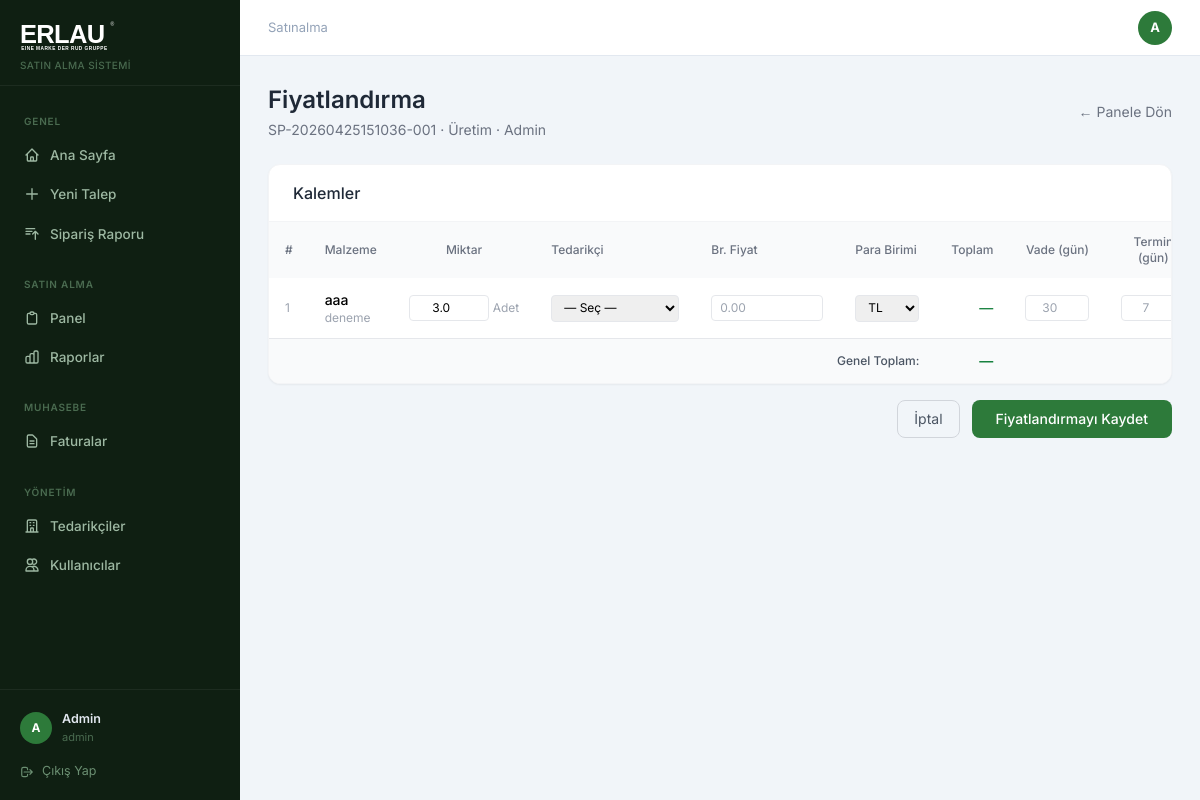
/satinalma/fiyatlandir/1 (signed in), run on the app's committed database.
### app/models.py (models this page shows)
class User(db.Model, UserMixin):
    id = db.Column(db.Integer, primary_key=True)
    name = db.Column(db.String(100), nullable=False)
    email = db.Column(db.String(120), unique=True, nullable=False)
    password = db.Column(db.String(200), nullable=False)
    role = db.Column(db.String(20), default='personel')
    department_id = db.Column(db.Integer, db.ForeignKey('department.id'), index=True)
    created_at = db.Column(db.DateTime, default=datetime.utcnow, index=True)
    is_active = db.Column(db.Boolean, default=True)
    unvan = db.Column(db.String(100))
    telefon = db.Column(db.String(20))
    dogum_tarihi = db.Column(db.Date)
    unvan_pdf_goster = db.Column(db.Boolean, default=False)
    son_giris = db.Column(db.DateTime)
    sifre_degisim_tarihi = db.Column(db.DateTime)
    tablet_pin = db.Column(db.String(6))
    bildirim_email = db.Column(db.Boolean, default=True)
    talepler = db.relationship('TalepFormu', backref='talep_eden', lazy=True)

class Department(db.Model):
    id = db.Column(db.Integer, primary_key=True)
    name = db.Column(db.String(100), nullable=False, unique=True)
    users = db.relationship('User', backref='department', lazy=True)

class TalepFormu(db.Model):
    id = db.Column(db.Integer, primary_key=True)
    siparis_no = db.Column(db.String(50), unique=True, nullable=False, index=True)
    talep_eden_id = db.Column(db.Integer, db.ForeignKey('user.id'), index=True)
    department_id = db.Column(db.Integer, db.ForeignKey('department.id'), index=True)
    durum = db.Column(db.String(30), default='bekliyor', index=True)
    yolda_tarihi = db.Column(db.DateTime)
    created_at = db.Column(db.DateTime, default=datetime.utcnow, index=True)
    updated_at = db.Column(db.DateTime, default=datetime.utcnow, onupdate=datetime.utcnow)
    kalemler = db.relationship('TalepKalem', backref='talep', lazy=True, cascade='all, delete-orphan')
    department = db.relationship('Department', foreign_keys=[department_id])

class TalepKalem(db.Model):
    id = db.Column(db.Integer, primary_key=True)
    talep_id = db.Column(db.Integer, db.ForeignKey('talep_formu.id'), index=True)
    malzeme_adi = db.Column(db.String(200), nullable=False, index=True)
    marka_model = db.Column(db.String(200))
    malzeme_turu = db.Column(db.String(50), index=True)
    birim = db.Column(db.String(20))
    miktar = db.Column(db.Float)
    hedef = db.Column(db.String(20), default='siparis')
    kullanim_amaci = db.Column(db.String(100))
    kullanilan_alan = db.Column(db.String(50))
    proje_makine = db.Column(db.String(200))
    kw = db.Column(db.String(10))
    aciklama = db.Column(db.Text)
    teknik_resim_kodu = db.Column(db.String(100))
    standart = db.Column(db.String(100))
    br_fiyat = db.Column(db.Float)
    toplam_fiyat = db.Column(db.Float)
    para_birimi = db.Column(db.String(10))
    vade_gun = db.Column(db.Integer)
    termin_gun = db.Column(db.Integer)
    tedarikci_id = db.Column(db.Integer, db.ForeignKey('tedarikci.id'))
    tedarikci = db.relationship('Tedarikci', foreign_keys=[tedarikci_id])
    son_alinma_tarihi = db.Column(db.DateTime)
    son_siparis_no = db.Column(db.String(50))

### app/routes.py (the view, shortened to what this page needs)
@satin_alma.route('/fiyatlandir/<int:talep_id>', methods=['GET', 'POST'])
@login_required
@role_required('satinalma', 'admin')
def fiyatlandir(talep_id):
    talep = db.get_or_404(TalepFormu, talep_id)
    tedarikciler = Tedarikci.query.filter_by(is_active=True).order_by(Tedarikci.name).all()
    return render_template('fiyatlandir.html', talep=talep, tedarikciler=tedarikciler)

### app/templates/fiyatlandir.html (shortened to what this page needs)
{% extends 'base.html' %}
{% block content %}
<div class="flex items-center justify-between mb-6">
  <div>
    <h1 class="text-2xl font-semibold text-gray-800">Fiyatlandırma</h1>
    <p class="text-sm text-gray-500 mt-1">{{ talep.siparis_no }} · {{ talep.department.name if talep.department else '-' }} · {{ talep.talep_eden.name if talep.talep_eden else '-' }}</p>
  </div>
  <a href="{{ url_for('satin_alma.panel') }}" class="text-sm text-gray-500 hover:underline">← Panele Dön</a>
</div>
<form method="POST">
  <div class="bg-white rounded-xl border border-gray-100 shadow-sm overflow-hidden mb-4">
    <div class="px-6 py-4 border-b border-gray-100">
      <h2 class="font-medium text-gray-800">Kalemler</h2>
    </div>
    <div class="overflow-x-auto">
      <table class="w-full text-sm">
        <thead class="bg-gray-50">
          <tr>
            <th class="px-4 py-3 text-left text-xs font-medium text-gray-500 w-6">#</th>
            <th class="px-4 py-3 text-left text-xs font-medium text-gray-500">Malzeme</th>
            <th class="px-4 py-3 text-center text-xs font-medium text-gray-500">Miktar</th>
            <th class="px-4 py-3 text-left text-xs font-medium text-gray-500">Tedarikçi</th>
            <th class="px-4 py-3 text-left text-xs font-medium text-gray-500">Br. Fiyat</th>
            <th class="px-4 py-3 text-left text-xs font-medium text-gray-500">Para Birimi</th>
            <th class="px-4 py-3 text-right text-xs font-medium text-gray-500">Toplam</th>
            <th class="px-4 py-3 text-center text-xs font-medium text-gray-500">Vade (gün)</th>
            <th class="px-4 py-3 text-center text-xs font-medium text-gray-500">Termin (gün)</th>
          </tr>
        </thead>
        <tbody class="divide-y divide-gray-100">
          {% for kalem in talep.kalemler %}
          <tr class="hover:bg-gray-50">
            <td class="px-4 py-3 text-gray-400 text-xs">{{ loop.index }}</td>
            <td class="px-4 py-3">
              <p class="font-medium">{{ kalem.malzeme_adi }}</p>
              <p class="text-xs text-gray-400">{{ kalem.marka_model or '' }}</p>
            </td>
            <td class="px-4 py-3 text-center">
              <div class="flex items-center justify-center gap-1">
                <input type="number" step="0.001" min="0.001" name="kalem_{{ kalem.id }}_miktar"
                  value="{{ kalem.miktar or '' }}"
                  class="w-20 border border-gray-200 rounded px-2 py-1 text-xs text-center"
                  oninput="hesapla({{ kalem.id }})">
                <span class="text-xs text-gray-400">{{ kalem.birim }}</span>
              </div>
            </td>
            <td class="px-4 py-3">
              <select name="kalem_{{ kalem.id }}_tedarikci_id" class="w-full border border-gray-200 rounded px-2 py-1 text-xs min-w-32">
                <option value="">— Seç —</option>
              </select>
            </td>
            <td class="px-4 py-3">
              <input type="number" step="0.01" name="kalem_{{ kalem.id }}_br_fiyat"
                value="{{ kalem.br_fiyat or '' }}"
                class="w-28 border border-gray-200 rounded px-2 py-1 text-xs"
                placeholder="0.00"
                oninput="hesapla({{ kalem.id }})">
            </td>
            <td class="px-4 py-3">
              <select name="kalem_{{ kalem.id }}_para_birimi" class="border border-gray-200 rounded px-2 py-1 text-xs">
                <option {% if kalem.para_birimi == 'TL' or not kalem.para_birimi %}selected{% endif %}>TL</option>
              </select>
            </td>
            <td class="px-4 py-3 text-right font-medium text-green-700" id="toplam_{{ kalem.id }}">
              {% if kalem.toplam_fiyat %}{{ "%.2f"|format(kalem.toplam_fiyat) }}{% else %}—{% endif %}
            </td>
            <td class="px-4 py-3 text-center">
              <input type="number" name="kalem_{{ kalem.id }}_vade_gun"
                value="{{ kalem.vade_gun or '' }}"
                class="w-16 border border-gray-200 rounded px-2 py-1 text-xs text-center"
                placeholder="30">
            </td>
            <td class="px-4 py-3 text-center">
              <input type="number" name="kalem_{{ kalem.id }}_termin_gun"
                value="{{ kalem.termin_gun or '' }}"
                class="w-16 border border-gray-200 rounded px-2 py-1 text-xs text-center"
                placeholder="7">
            </td>
          </tr>
          {% endfor %}
        </tbody>
        <tfoot class="bg-gray-50 border-t border-gray-200">
          <tr>
            <td colspan="6" class="px-4 py-3 text-right text-xs font-medium text-gray-600">Genel Toplam:</td>
            <td class="px-4 py-3 text-right font-semibold text-green-700" id="genel_toplam">
              {% set toplam = namespace(val=0) %}
              {% for kalem in talep.kalemler %}{% if kalem.toplam_fiyat %}{% set toplam.val = toplam.val + kalem.toplam_fiyat %}{% endif %}{% endfor %}
              {% if toplam.val > 0 %}{{ "%.2f"|format(toplam.val) }}{% else %}—{% endif %}
            </td>
            <td colspan="2"></td>
          </tr>
        </tfoot>
      </table>
    </div>
  </div>
  <div class="flex justify-end gap-3">
    <a href="{{ url_for('satin_alma.panel') }}" class="px-4 py-2 border border-gray-300 rounded-lg text-sm text-gray-600 hover:bg-gray-50">İptal</a>
    <button type="submit" class="erlau-green text-white px-6 py-2 rounded-lg text-sm font-medium hover:opacity-90">Fiyatlandırmayı Kaydet</button>
  </div>
</form>
{% endblock %}

### app/templates/base.html (shortened to what this page needs)
<!DOCTYPE html>
<html lang="tr">
<head>
<script src="https://cdn.tailwindcss.com"></script>
</head>
<body>
{% if current_user.is_authenticated %}
<div style="display:flex">
  <aside class="sidebar" style="position:sticky;top:0;height:100vh;overflow-y:auto;display:flex;flex-direction:column">
    <div style="padding:20px 20px 12px;border-bottom:1px solid rgba(255,255,255,.06)">
      <img src="{{ url_for('static', filename='logo.svg') }}" alt="Erlau" style="height:32px;filter:brightness(0) invert(1)">
      <p style="font-size:10px;color:#4a6b50;margin-top:6px;font-weight:500;letter-spacing:.04em">SATIN ALMA SİSTEMİ</p>
    </div>
    <nav style="padding:12px 0;flex:1">
      <div class="sidebar-section">Genel</div>
      <a href="{{ url_for('main.dashboard') }}" class="sidebar-link {% if request.endpoint == 'main.dashboard' %}active{% endif %}">
        <svg fill="none" stroke="currentColor" viewBox="0 0 24 24"><path stroke-linecap="round" stroke-linejoin="round" stroke-width="2" d="M3 12l2-2m0 0l7-7 7 7M5 10v10a1 1 0 001 1h3m10-11l2 2m-2-2v10a1 1 0 01-1 1h-3m-6 0a1 1 0 001-1v-4a1 1 0 011-1h2a1 1 0 011 1v4a1 1 0 001 1m-6 0h6"/></svg>
        Ana Sayfa
      </a>
      <a href="{{ url_for('main.yeni_talep') }}" class="sidebar-link {% if request.endpoint == 'main.yeni_talep' %}active{% endif %}">
        <svg fill="none" stroke="currentColor" viewBox="0 0 24 24"><path stroke-linecap="round" stroke-linejoin="round" stroke-width="2" d="M12 4v16m8-8H4"/></svg>
        Yeni Talep
      </a>
      <a href="{{ url_for('satin_alma.siparis_raporu') }}" class="sidebar-link {% if request.endpoint == 'satin_alma.siparis_raporu' %}active{% endif %}">
        <svg fill="none" stroke="currentColor" viewBox="0 0 24 24"><path stroke-linecap="round" stroke-linejoin="round" stroke-width="2" d="M3 4h13M3 8h9m-9 4h6m4 0l4-4m0 0l4 4m-4-4v12"/></svg>
        Sipariş Raporu
      </a>
      {% if current_user.role in ['satinalma', 'admin', 'gm'] %}
      <div class="sidebar-section" style="margin-top:8px">Satın Alma</div>
      <a href="{{ url_for('satin_alma.panel') }}" class="sidebar-link {% if request.endpoint == 'satin_alma.panel' %}active{% endif %}">
        <svg fill="none" stroke="currentColor" viewBox="0 0 24 24"><path stroke-linecap="round" stroke-linejoin="round" stroke-width="2" d="M9 5H7a2 2 0 00-2 2v12a2 2 0 002 2h10a2 2 0 002-2V7a2 2 0 00-2-2h-2M9 5a2 2 0 002 2h2a2 2 0 002-2M9 5a2 2 0 012-2h2a2 2 0 012 2"/></svg>
        Panel
      </a>
      <a href="{{ url_for('satin_alma.raporlar') }}" class="sidebar-link {% if request.endpoint == 'satin_alma.raporlar' %}active{% endif %}">
        Raporlar
      </a>
      {% endif %}
      {% if current_user.role in ['muhasebe', 'satinalma', 'admin'] %}
      <div class="sidebar-section" style="margin-top:8px">Muhasebe</div>
      <a href="{{ url_for('muhasebe.fatura_listesi') }}" class="sidebar-link {% if request.endpoint and 'muhasebe' in request.endpoint %}active{% endif %}">
        <svg fill="none" stroke="currentColor" viewBox="0 0 24 24"><path stroke-linecap="round" stroke-linejoin="round" stroke-width="2" d="M9 12h6m-6 4h6m2 5H7a2 2 0 01-2-2V5a2 2 0 012-2h5.586a1 1 0 01.707.293l5.414 5.414a1 1 0 01.293.707V19a2 2 0 01-2 2z"/></svg>
        Faturalar
      </a>
      {% endif %}
      {% if current_user.role in ['admin', 'satinalma'] %}
      <div class="sidebar-section" style="margin-top:8px">Yönetim</div>
      <a href="{{ url_for('admin.tedarikci_listesi') }}" class="sidebar-link {% if request.endpoint == 'admin.tedarikci_listesi' %}active{% endif %}">
        <svg fill="none" stroke="currentColor" viewBox="0 0 24 24"><path stroke-linecap="round" stroke-linejoin="round" stroke-width="2" d="M19 21V5a2 2 0 00-2-2H7a2 2 0 00-2 2v16m14 0h2m-2 0h-5m-9 0H3m2 0h5M9 7h1m-1 4h1m4-4h1m-1 4h1m-5 10v-5a1 1 0 011-1h2a1 1 0 011 1v5m-4 0h4"/></svg>
        Tedarikçiler
      </a>
      {% endif %}
      {% if current_user.role == 'admin' %}
      <a href="{{ url_for('admin.kullanicilar') }}" class="sidebar-link {% if request.endpoint == 'admin.kullanicilar' %}active{% endif %}">
        <svg fill="none" stroke="currentColor" viewBox="0 0 24 24"><path stroke-linecap="round" stroke-linejoin="round" stroke-width="2" d="M12 4.354a4 4 0 110 5.292M15 21H3v-1a6 6 0 0112 0v1zm0 0h6v-1a6 6 0 00-9-5.197M13 7a4 4 0 11-8 0 4 4 0 018 0z"/></svg>
        Kullanıcılar
      </a>
      {% endif %}
    </nav>
    <div style="padding:12px;border-top:1px solid rgba(255,255,255,.06)">
      <a href="{{ url_for('main.profil') }}" style="display:flex;align-items:center;gap:10px;padding:8px;border-radius:8px;text-decoration:none;transition:background .15s" onmouseover="this.style.background='rgba(255,255,255,.06)'" onmouseout="this.style.background='transparent'">
        <div style="width:32px;height:32px;border-radius:50%;background:#2d7a3a;display:flex;align-items:center;justify-content:center;font-size:12px;font-weight:700;color:#fff;flex-shrink:0">{{ current_user.name[:1].upper() }}</div>
        <div style="flex:1;min-width:0">
          <p style="font-size:12.5px;font-weight:600;color:#e2e8f0;white-space:nowrap;overflow:hidden;text-overflow:ellipsis">{{ current_user.name }}</p>
          <p style="font-size:11px;color:#4a6b50;white-space:nowrap;overflow:hidden;text-overflow:ellipsis">{{ current_user.unvan or current_user.role }}</p>
        </div>
      </a>
      <a href="{{ url_for('auth.logout') }}" style="display:flex;align-items:center;gap:8px;padding:7px 8px;border-radius:8px;font-size:12.5px;color:#6b8f72;text-decoration:none;transition:all .15s;margin-top:2px" onmouseover="this.style.color='#ef4444';this.style.background='rgba(239,68,68,.08)'" onmouseout="this.style.color='#6b8f72';this.style.background='transparent'">
        <svg style="width:14px;height:14px" fill="none" stroke="currentColor" viewBox="0 0 24 24"><path stroke-linecap="round" stroke-linejoin="round" stroke-width="2" d="M17 16l4-4m0 0l-4-4m4 4H7m6 4v1a3 3 0 01-3 3H6a3 3 0 01-3-3V7a3 3 0 013-3h4a3 3 0 013 3v1"/></svg>
        Çıkış Yap
      </a>
    </div>
  </aside>
  <div class="content-area">
    <div class="topbar">
      <p style="font-size:13px;color:#94a3b8">{{ current_user.department.name if current_user.department else 'Erlau' }}</p>
      <a href="{{ url_for('main.profil') }}" style="width:34px;height:34px;border-radius:50%;background:#2d7a3a;display:flex;align-items:center;justify-content:center;font-size:13px;font-weight:700;color:#fff;text-decoration:none">{{ current_user.name[:1].upper() }}</a>
    </div>
    <div class="page-content">
{% endif %}
{% block content %}{% endblock %}
{% if current_user.is_authenticated %}
    </div>
  </div>
</div>
{% else %}
</div>
{% endif %}
</body>
</html>

### data on the page
User: name "A", name "Admin", unvan+role "admin", talep_eden "Admin"
Department: department "Satınalma"
TalepFormu: siparis_no "SP-20260425151036-001"
Department: department "Üretim"
TalepKalem: malzeme_adi "aaa", marka_model "deneme", miktar "3.0", birim "Adet", para_birimi+id "TL"
